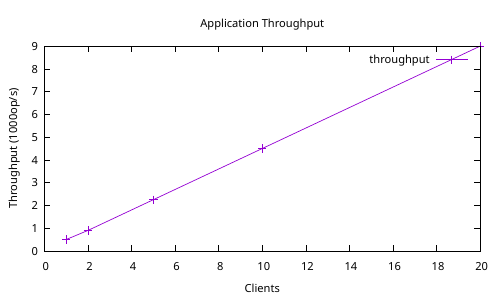

This figure's gnuplot source:
set terminal pdf
set output 'throughput.pdf'

# Exercise: set the range
set xrange [0:20]

set title 'Application Throughput'
set xlabel 'Clients'
# Exercise: Update y label to thousands per second
set ylabel 'Throughput (1000op/s)'
# use the first and second columns from the file throughput.dat
# $1 is a reference to the 1st column
plot 'throughput.dat' using ($1):($2/1000) title "throughput" with linespoints
